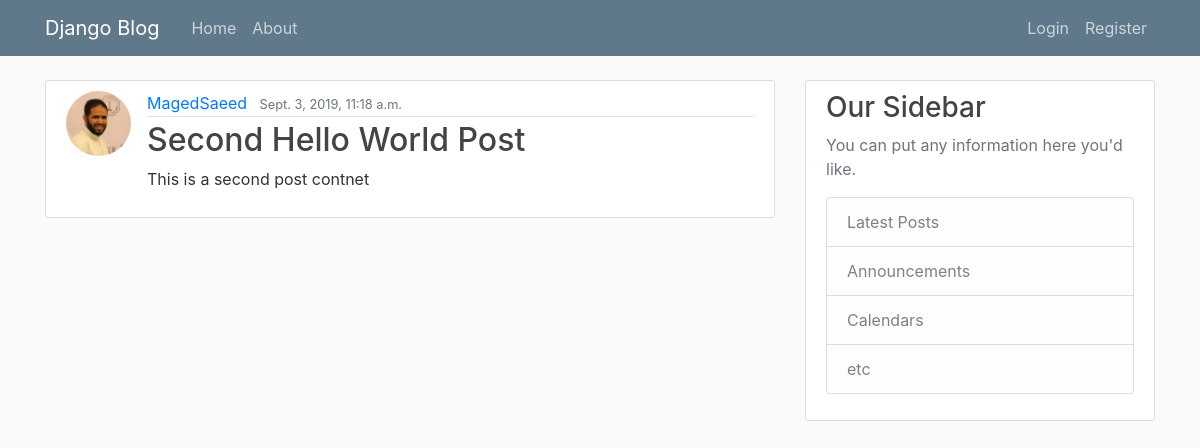
Before: /post/2/ with the older database file.
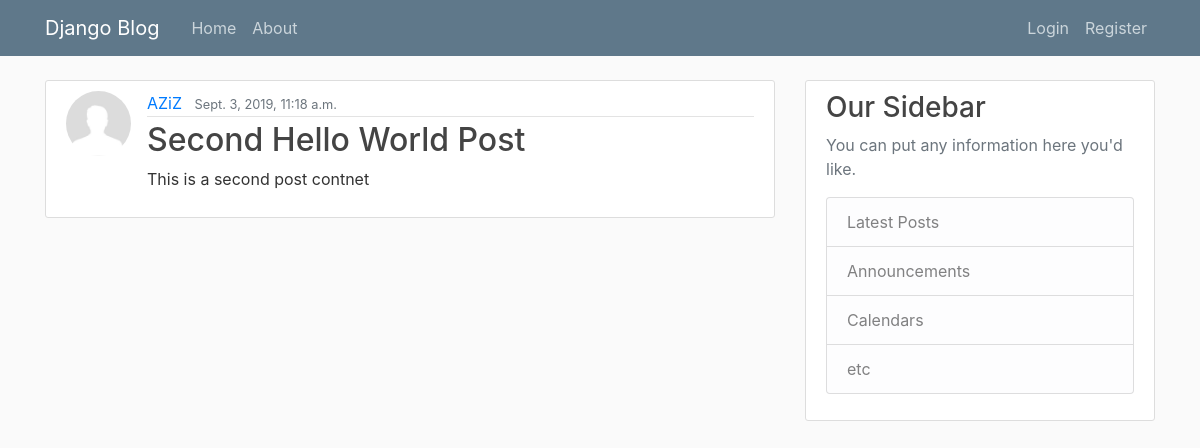
After: the same page with the newer database file.
### Blog/models.py (models this page shows, shortened)
class Post(models.Model):
    title = models.CharField(max_length=250)
    content = models.TextField()
    date_posted = models.DateTimeField(default=timezone.now)
    date_last_modified = models.DateTimeField(auto_now=True)
    author = models.ForeignKey(User, on_delete=models.CASCADE)

### Users/models.py (models this page shows, shortened)
class Profile(models.Model):
    user = models.OneToOneField(User, on_delete=models.CASCADE)
    img = models.ImageField(default='default.jpg', upload_to='profile_pics')

### Blog/views.py (the view)
# urls.py: path('post/<int:pk>/', PostDetailView.as_view(), name="post-detail"),
class PostDetailView(DetailView):
    model = Post
    template_name = 'blog/post_detail.html'

### Blog/templates/blog/post_detail.html (shortened to what this page needs)
{% extends "blog/base.html" %}
{% block content %}
    <article class="media content-section">
        <img class="rounded-circle article-img" src="{{ object.author.profile.img.url }}" alt="">
        <div class="media-body">
            <div class="article-metadata">
                <a class="mr-2" href="#">{{ object.author }}</a>
                <small class="text-muted">{{ object.date_posted }}</small>
            </div>
            <h2 class="article-title">{{ object.title }}</h2>
            <p class="article-content">{{ object.content }}</p>
        </div>
    </article>
{% endblock content %}

### Blog/templates/blog/base.html (shortened to what this page needs)
{% load static %}
<!doctype html>
<html lang="en">
<head>
    <link rel="stylesheet" href="https://maxcdn.bootstrapcdn.com/bootstrap/4.0.0/css/bootstrap.min.css"
>
    <link rel="stylesheet" href="{% static 'blog/main.css' %}">
</head>
<body>
<header class="site-header">
    <nav class="navbar navbar-expand-md navbar-dark bg-steel fixed-top">
        <div class="container">
            <a class="navbar-brand mr-4" href="{% url 'Blog:blog-home' %}">Django Blog</a>
            <div class="collapse navbar-collapse" id="navbarToggle">
                <div class="navbar-nav mr-auto">
                    <a class="nav-item nav-link" href="{% url 'Blog:blog-home' %}">Home</a>
                    <a class="nav-item nav-link" href="{% url 'Blog:blog-about' %}">About</a>
                </div>
                <div class="navbar-nav">
                    {% if user.is_authenticated %}
                        <a class="nav-item nav-link" href="{% url "Blog:post-create" %}">New Post</a>
                        <a class="nav-item nav-link" href="{% url "blog-profile" %}">My Profile</a>
                        <a class="nav-item nav-link" href="{% url "blog-logout" %}">Logout</a>
                    {% else %}
                        <a class="nav-item nav-link" href="{% url "blog-login" %}">Login</a>
                        <a class="nav-item nav-link" href="{% url "blog-register" %}">Register</a>
                    {% endif %}
                </div>
            </div>
        </div>
    </nav>
</header>
<main role="main" class="container">
    <div class="row">
        <div class="col-md-8">
            {% block content %}{% endblock %}
        </div>
        <div class="col-md-4">
            <div class="content-section">
                <h3>Our Sidebar</h3>
                <p class='text-muted'>You can put any information here you'd like.
                <ul class="list-group">
                    <li class="list-group-item list-group-item-light">Latest Posts</li>
                    <li class="list-group-item list-group-item-light">Announcements</li>
                    <li class="list-group-item list-group-item-light">Calendars</li>
                    <li class="list-group-item list-group-item-light">etc</li>
                </ul>
                </p>
            </div>
        </div>
    </div>
</main>
</body>
</html>

### Blog/static/blog/main.css (style rules this page uses)
body { background: #fafafa; color: #333333; margin-top: 5rem; }
h1, h2, h3, h4, h5, h6 { color: #444444; }
ul { margin: 0; }
.bg-steel { background-color: #5f788a; }
.site-header .navbar-nav .nav-link { color: #cbd5db; }
.content-section { background: #ffffff; padding: 10px 20px; border: 1px solid #dddddd; border-radius: 3px; margin-bottom: 20px; }
.article-title { color: #444444; }
.article-content { white-space: pre-line; }
.article-img { height: 65px; width: 65px; margin-right: 16px; }
.article-metadata { padding-bottom: 1px; margin-bottom: 4px; border-bottom: 1px solid #e3e3e3 }

Changed rows visible on the page:
changed Post "Second Hello World Post": author.profile.img: picture removed, a placeholder shows; author "MagedSaeed" → "AZiZ"
